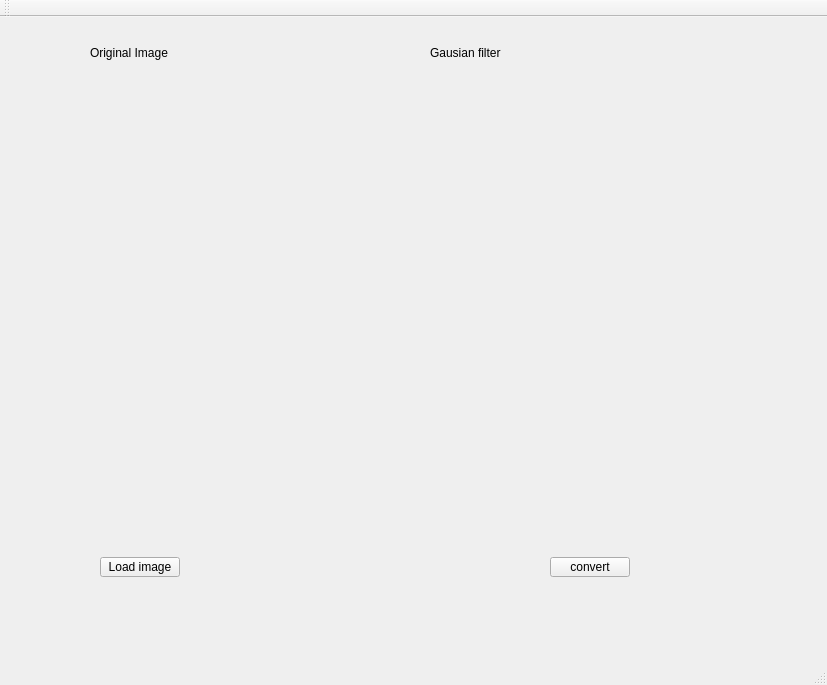
<?xml version="1.0" encoding="UTF-8"?>
<ui version="4.0">
 <class>MainWindow</class>
 <widget class="QMainWindow" name="MainWindow">
  <property name="geometry">
   <rect>
    <x>0</x>
    <y>0</y>
    <width>827</width>
    <height>685</height>
   </rect>
  </property>
  <property name="windowTitle">
   <string>MainWindow</string>
  </property>
  <widget class="QWidget" name="centralWidget">
   <widget class="QLabel" name="label">
    <property name="geometry">
     <rect>
      <x>20</x>
      <y>60</y>
      <width>381</width>
      <height>431</height>
     </rect>
    </property>
    <property name="text">
     <string/>
    </property>
   </widget>
   <widget class="QLabel" name="label_2">
    <property name="geometry">
     <rect>
      <x>450</x>
      <y>60</y>
      <width>371</width>
      <height>401</height>
     </rect>
    </property>
    <property name="text">
     <string/>
    </property>
   </widget>
   <widget class="QLabel" name="label_3">
    <property name="geometry">
     <rect>
      <x>90</x>
      <y>20</y>
      <width>91</width>
      <height>31</height>
     </rect>
    </property>
    <property name="text">
     <string>Original Image</string>
    </property>
   </widget>
   <widget class="QLabel" name="label_4">
    <property name="geometry">
     <rect>
      <x>430</x>
      <y>20</y>
      <width>91</width>
      <height>31</height>
     </rect>
    </property>
    <property name="text">
     <string>Gausian filter</string>
    </property>
   </widget>
   <widget class="QPushButton" name="pushButton">
    <property name="geometry">
     <rect>
      <x>100</x>
      <y>540</y>
      <width>80</width>
      <height>20</height>
     </rect>
    </property>
    <property name="text">
     <string>Load image</string>
    </property>
   </widget>
   <widget class="QPushButton" name="pushButton_2">
    <property name="geometry">
     <rect>
      <x>550</x>
      <y>540</y>
      <width>80</width>
      <height>20</height>
     </rect>
    </property>
    <property name="text">
     <string>convert</string>
    </property>
   </widget>
  </widget>
  <widget class="QMenuBar" name="menuBar">
   <property name="geometry">
    <rect>
     <x>0</x>
     <y>0</y>
     <width>827</width>
     <height>19</height>
    </rect>
   </property>
  </widget>
  <widget class="QToolBar" name="mainToolBar">
   <attribute name="toolBarArea">
    <enum>TopToolBarArea</enum>
   </attribute>
   <attribute name="toolBarBreak">
    <bool>false</bool>
   </attribute>
  </widget>
  <widget class="QStatusBar" name="statusBar"/>
 </widget>
 <layoutdefault spacing="6" margin="11"/>
 <resources/>
 <connections/>
</ui>
